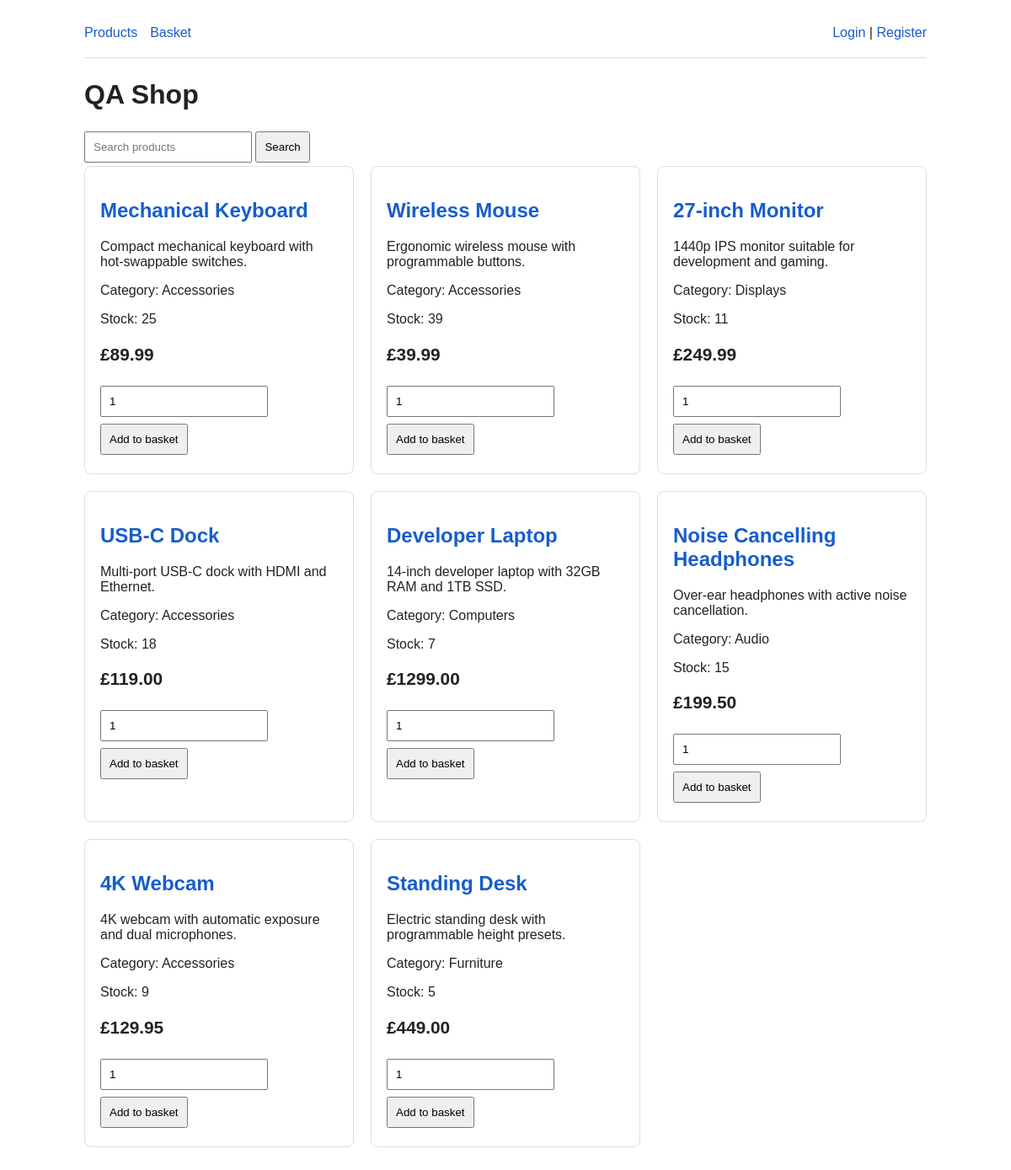
The page / on the database its author committed.
### app/models.py (models this page shows)
class Product(db.Model):
    id = db.Column(db.Integer, primary_key=True)
    name = db.Column(db.String(150), nullable=False)
    description = db.Column(db.Text, nullable=False)
    price = db.Column(db.Float, nullable=False)
    stock = db.Column(db.Integer, nullable=False, default=0)
    category = db.Column(db.String(80), nullable=False)

### app/routes.py (the view)
@web.route("/")
def index():
    query = request.args.get("q", "").strip()
    products = Product.query
    if query:
        products = products.filter(
            db.or_(Product.name.ilike(f"%{query}%"), Product.category.ilike(f"%{query}%"))
        )
    products = products.order_by(Product.id).all()
    return render_template("products.html", products=products, query=query, user=current_user())

### app/routes.py (called while the page is built)
def current_user():
    uid = session.get("user_id")
    return db.session.get(User, uid) if uid else None

### app/templates/products.html
{% extends "base.html" %}
{% block content %}
<h1>QA Shop</h1>
<form method="get">
  <input name="q" value="{{ query }}" placeholder="Search products">
  <button>Search</button>
</form>
<div class="grid">
{% for product in products %}
  <div class="card">
    <h2><a href="{{ url_for('web.product', product_id=product.id) }}">{{ product.name }}</a></h2>
    <p>{{ product.description }}</p>
    <p>Category: {{ product.category }}</p>
    <p>Stock: {{ product.stock }}</p>
    <p class="price">£{{ "%.2f"|format(product.price) }}</p>
    <form method="post" action="{{ url_for('web.add_to_cart', product_id=product.id) }}">
      <input type="number" name="quantity" value="1" min="1">
      <button>Add to basket</button>
    </form>
  </div>
{% else %}
  <p>No products found.</p>
{% endfor %}
</div>
{% endblock %}

### app/templates/base.html (style rules this page uses)
body { font-family: Arial, sans-serif; max-width: 1000px; margin: 30px auto; padding: 0 20px; color: #222; }
a { color:#165dcc; text-decoration:none; }
.grid { display:grid; grid-template-columns:repeat(3,1fr); gap:20px; }
.card { border:1px solid #ddd; border-radius:8px; padding:18px; }
.price { font-size:1.3em; font-weight:bold; }
input, button { padding:9px; margin:4px 0; }
button { cursor:pointer; }

### rows shown on the page
Product: name "Mechanical Keyboard", description "Compact mechanical keyboard with hot-swappable switches.", category "Accessories", stock "25", price "89.99"
Product: name "Wireless Mouse", description "Ergonomic wireless mouse with programmable buttons.", category "Accessories", stock "39", price "39.99"
Product: name "27-inch Monitor", description "1440p IPS monitor suitable for development and gaming.", category "Displays", stock "11", price "249.99"
Product: name "USB-C Dock", description "Multi-port USB-C dock with HDMI and Ethernet.", category "Accessories", stock "18", price "119.00"
Product: name "Developer Laptop", description "14-inch developer laptop with 32GB RAM and 1TB SSD.", category "Computers", stock "7", price "1299.00"
Product: name "Noise Cancelling Headphones", description "Over-ear headphones with active noise cancellation.", category "Audio", stock "15", price "199.50"
Product: name "4K Webcam", description "4K webcam with automatic exposure and dual microphones.", category "Accessories", stock "9", price "129.95"
Product: name "Standing Desk", description "Electric standing desk with programmable height presets.", category "Furniture", stock "5", price "449.00"
